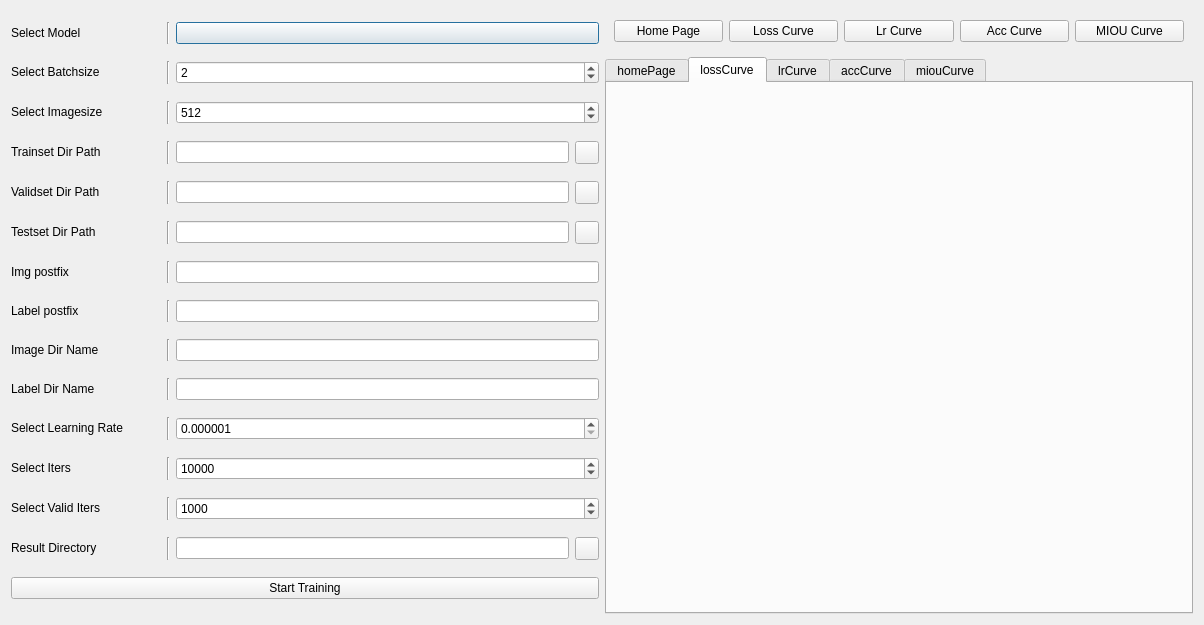
<?xml version="1.0" encoding="UTF-8"?>
<ui version="4.0">
 <class>trainDialog</class>
 <widget class="QDialog" name="trainDialog">
  <property name="geometry">
   <rect>
    <x>0</x>
    <y>0</y>
    <width>1204</width>
    <height>625</height>
   </rect>
  </property>
  <property name="windowTitle">
   <string>train dataset</string>
  </property>
  <layout class="QHBoxLayout" name="horizontalLayout">
   <item>
    <layout class="QVBoxLayout" name="verticalLayout">
     <item>
      <layout class="QHBoxLayout" name="horizontalLayout_18">
       <item>
        <widget class="BodyLabel" name="trainSetLabel">
         <property name="sizePolicy">
          <sizepolicy hsizetype="Fixed" vsizetype="Preferred">
           <horstretch>0</horstretch>
           <verstretch>0</verstretch>
          </sizepolicy>
         </property>
         <property name="minimumSize">
          <size>
           <width>150</width>
           <height>0</height>
          </size>
         </property>
         <property name="text">
          <string>Select Model</string>
         </property>
        </widget>
       </item>
       <item>
        <widget class="Line" name="line_13">
         <property name="orientation">
          <enum>Qt::Vertical</enum>
         </property>
        </widget>
       </item>
       <item>
        <widget class="ComboBox" name="modelCb"/>
       </item>
      </layout>
     </item>
     <item>
      <layout class="QHBoxLayout" name="horizontalLayout_24">
       <item>
        <widget class="BodyLabel" name="BodyLabel_18">
         <property name="sizePolicy">
          <sizepolicy hsizetype="Fixed" vsizetype="Fixed">
           <horstretch>0</horstretch>
           <verstretch>0</verstretch>
          </sizepolicy>
         </property>
         <property name="minimumSize">
          <size>
           <width>150</width>
           <height>0</height>
          </size>
         </property>
         <property name="text">
          <string>Select Batchsize</string>
         </property>
        </widget>
       </item>
       <item>
        <widget class="Line" name="line_10">
         <property name="orientation">
          <enum>Qt::Vertical</enum>
         </property>
        </widget>
       </item>
       <item>
        <widget class="SpinBox" name="batchSizeSpinBox">
         <property name="minimum">
          <number>1</number>
         </property>
         <property name="maximum">
          <number>8</number>
         </property>
         <property name="singleStep">
          <number>1</number>
         </property>
         <property name="value">
          <number>2</number>
         </property>
        </widget>
       </item>
      </layout>
     </item>
     <item>
      <layout class="QHBoxLayout" name="horizontalLayout_25">
       <item>
        <widget class="BodyLabel" name="BodyLabel_19">
         <property name="sizePolicy">
          <sizepolicy hsizetype="Fixed" vsizetype="Fixed">
           <horstretch>0</horstretch>
           <verstretch>0</verstretch>
          </sizepolicy>
         </property>
         <property name="minimumSize">
          <size>
           <width>150</width>
           <height>0</height>
          </size>
         </property>
         <property name="text">
          <string>Select Imagesize</string>
         </property>
        </widget>
       </item>
       <item>
        <widget class="Line" name="line_11">
         <property name="orientation">
          <enum>Qt::Vertical</enum>
         </property>
        </widget>
       </item>
       <item>
        <widget class="SpinBox" name="imageSizeSpinBox">
         <property name="minimum">
          <number>256</number>
         </property>
         <property name="maximum">
          <number>4097</number>
         </property>
         <property name="singleStep">
          <number>512</number>
         </property>
         <property name="value">
          <number>512</number>
         </property>
        </widget>
       </item>
      </layout>
     </item>
     <item>
      <layout class="QHBoxLayout" name="horizontalLayout_26">
       <item>
        <widget class="BodyLabel" name="trainsetDirLabel">
         <property name="sizePolicy">
          <sizepolicy hsizetype="Fixed" vsizetype="Fixed">
           <horstretch>0</horstretch>
           <verstretch>0</verstretch>
          </sizepolicy>
         </property>
         <property name="minimumSize">
          <size>
           <width>150</width>
           <height>0</height>
          </size>
         </property>
         <property name="text">
          <string>Trainset Dir Path</string>
         </property>
        </widget>
       </item>
       <item>
        <widget class="Line" name="line_12">
         <property name="orientation">
          <enum>Qt::Vertical</enum>
         </property>
        </widget>
       </item>
       <item>
        <widget class="LineEdit" name="selectTrainsetDirLe"/>
       </item>
       <item>
        <widget class="ToolButton" name="selectTrainsetDirPb"/>
       </item>
      </layout>
     </item>
     <item>
      <layout class="QHBoxLayout" name="horizontalLayout_27">
       <item>
        <widget class="BodyLabel" name="validsetDirLabel">
         <property name="sizePolicy">
          <sizepolicy hsizetype="Fixed" vsizetype="Fixed">
           <horstretch>0</horstretch>
           <verstretch>0</verstretch>
          </sizepolicy>
         </property>
         <property name="minimumSize">
          <size>
           <width>150</width>
           <height>0</height>
          </size>
         </property>
         <property name="text">
          <string>Validset Dir Path</string>
         </property>
        </widget>
       </item>
       <item>
        <widget class="Line" name="line_14">
         <property name="orientation">
          <enum>Qt::Vertical</enum>
         </property>
        </widget>
       </item>
       <item>
        <widget class="LineEdit" name="selectValidsetDirLe"/>
       </item>
       <item>
        <widget class="ToolButton" name="selectValidsetPb"/>
       </item>
      </layout>
     </item>
     <item>
      <layout class="QHBoxLayout" name="horizontalLayout_28">
       <item>
        <widget class="BodyLabel" name="testsetDirLabel">
         <property name="sizePolicy">
          <sizepolicy hsizetype="Fixed" vsizetype="Fixed">
           <horstretch>0</horstretch>
           <verstretch>0</verstretch>
          </sizepolicy>
         </property>
         <property name="minimumSize">
          <size>
           <width>150</width>
           <height>0</height>
          </size>
         </property>
         <property name="text">
          <string>Testset Dir Path</string>
         </property>
        </widget>
       </item>
       <item>
        <widget class="Line" name="line_15">
         <property name="orientation">
          <enum>Qt::Vertical</enum>
         </property>
        </widget>
       </item>
       <item>
        <widget class="LineEdit" name="selectTestsetDirLe"/>
       </item>
       <item>
        <widget class="ToolButton" name="selectTestsetPb"/>
       </item>
      </layout>
     </item>
     <item>
      <layout class="QHBoxLayout" name="horizontalLayout_2">
       <item>
        <widget class="BodyLabel" name="imgPostLabel">
         <property name="minimumSize">
          <size>
           <width>150</width>
           <height>0</height>
          </size>
         </property>
         <property name="text">
          <string>Img postfix</string>
         </property>
        </widget>
       </item>
       <item>
        <widget class="Line" name="line_25">
         <property name="orientation">
          <enum>Qt::Vertical</enum>
         </property>
        </widget>
       </item>
       <item>
        <widget class="LineEdit" name="imgPostLineEdit">
         <property name="readOnly">
          <bool>true</bool>
         </property>
        </widget>
       </item>
      </layout>
     </item>
     <item>
      <layout class="QHBoxLayout" name="horizontalLayout_15">
       <item>
        <widget class="BodyLabel" name="labelPostLabel">
         <property name="minimumSize">
          <size>
           <width>150</width>
           <height>0</height>
          </size>
         </property>
         <property name="text">
          <string>Label postfix</string>
         </property>
        </widget>
       </item>
       <item>
        <widget class="Line" name="line_26">
         <property name="orientation">
          <enum>Qt::Vertical</enum>
         </property>
        </widget>
       </item>
       <item>
        <widget class="LineEdit" name="labelPostLineEdit">
         <property name="readOnly">
          <bool>true</bool>
         </property>
        </widget>
       </item>
      </layout>
     </item>
     <item>
      <layout class="QHBoxLayout" name="horizontalLayout_16">
       <item>
        <widget class="BodyLabel" name="imgDirNameLabel">
         <property name="minimumSize">
          <size>
           <width>150</width>
           <height>0</height>
          </size>
         </property>
         <property name="text">
          <string>Image Dir Name</string>
         </property>
        </widget>
       </item>
       <item>
        <widget class="Line" name="line_6">
         <property name="orientation">
          <enum>Qt::Vertical</enum>
         </property>
        </widget>
       </item>
       <item>
        <widget class="LineEdit" name="imgDirNameLineEdit">
         <property name="readOnly">
          <bool>true</bool>
         </property>
        </widget>
       </item>
      </layout>
     </item>
     <item>
      <layout class="QHBoxLayout" name="horizontalLayout_17">
       <item>
        <widget class="BodyLabel" name="labelDirNameLabel">
         <property name="minimumSize">
          <size>
           <width>150</width>
           <height>0</height>
          </size>
         </property>
         <property name="text">
          <string>Label Dir Name</string>
         </property>
        </widget>
       </item>
       <item>
        <widget class="Line" name="line_7">
         <property name="orientation">
          <enum>Qt::Vertical</enum>
         </property>
        </widget>
       </item>
       <item>
        <widget class="LineEdit" name="labelDirNameLineEdit">
         <property name="readOnly">
          <bool>true</bool>
         </property>
        </widget>
       </item>
      </layout>
     </item>
     <item>
      <layout class="QHBoxLayout" name="horizontalLayout_29">
       <item>
        <widget class="BodyLabel" name="BodyLabel_23">
         <property name="sizePolicy">
          <sizepolicy hsizetype="Fixed" vsizetype="Fixed">
           <horstretch>0</horstretch>
           <verstretch>0</verstretch>
          </sizepolicy>
         </property>
         <property name="minimumSize">
          <size>
           <width>150</width>
           <height>0</height>
          </size>
         </property>
         <property name="text">
          <string>Select Learning Rate</string>
         </property>
        </widget>
       </item>
       <item>
        <widget class="Line" name="line_16">
         <property name="orientation">
          <enum>Qt::Vertical</enum>
         </property>
        </widget>
       </item>
       <item>
        <widget class="DoubleSpinBox" name="learningRateSpinBox">
         <property name="decimals">
          <number>6</number>
         </property>
         <property name="minimum">
          <double>0.000001000000000</double>
         </property>
         <property name="maximum">
          <double>1.000000000000000</double>
         </property>
         <property name="singleStep">
          <double>0.010000000000000</double>
         </property>
        </widget>
       </item>
      </layout>
     </item>
     <item>
      <layout class="QHBoxLayout" name="horizontalLayout_30">
       <item>
        <widget class="BodyLabel" name="BodyLabel_24">
         <property name="sizePolicy">
          <sizepolicy hsizetype="Fixed" vsizetype="Fixed">
           <horstretch>0</horstretch>
           <verstretch>0</verstretch>
          </sizepolicy>
         </property>
         <property name="minimumSize">
          <size>
           <width>150</width>
           <height>0</height>
          </size>
         </property>
         <property name="text">
          <string>Select Iters</string>
         </property>
        </widget>
       </item>
       <item>
        <widget class="Line" name="line_17">
         <property name="orientation">
          <enum>Qt::Vertical</enum>
         </property>
        </widget>
       </item>
       <item>
        <widget class="SpinBox" name="itersSpinBox">
         <property name="minimum">
          <number>100</number>
         </property>
         <property name="maximum">
          <number>999999999</number>
         </property>
         <property name="singleStep">
          <number>1000</number>
         </property>
         <property name="value">
          <number>10000</number>
         </property>
        </widget>
       </item>
      </layout>
     </item>
     <item>
      <layout class="QHBoxLayout" name="horizontalLayout_31">
       <item>
        <widget class="BodyLabel" name="BodyLabel_25">
         <property name="sizePolicy">
          <sizepolicy hsizetype="Fixed" vsizetype="Fixed">
           <horstretch>0</horstretch>
           <verstretch>0</verstretch>
          </sizepolicy>
         </property>
         <property name="minimumSize">
          <size>
           <width>150</width>
           <height>0</height>
          </size>
         </property>
         <property name="text">
          <string>Select Valid Iters</string>
         </property>
        </widget>
       </item>
       <item>
        <widget class="Line" name="line_18">
         <property name="orientation">
          <enum>Qt::Vertical</enum>
         </property>
        </widget>
       </item>
       <item>
        <widget class="SpinBox" name="validItersSpinBox">
         <property name="minimum">
          <number>10</number>
         </property>
         <property name="maximum">
          <number>999999999</number>
         </property>
         <property name="singleStep">
          <number>50</number>
         </property>
         <property name="value">
          <number>1000</number>
         </property>
        </widget>
       </item>
      </layout>
     </item>
     <item>
      <layout class="QHBoxLayout" name="horizontalLayout_9">
       <item>
        <widget class="BodyLabel" name="BodyLabel_26">
         <property name="sizePolicy">
          <sizepolicy hsizetype="Fixed" vsizetype="Fixed">
           <horstretch>0</horstretch>
           <verstretch>0</verstretch>
          </sizepolicy>
         </property>
         <property name="minimumSize">
          <size>
           <width>150</width>
           <height>0</height>
          </size>
         </property>
         <property name="text">
          <string>Result Directory</string>
         </property>
        </widget>
       </item>
       <item>
        <widget class="Line" name="line_19">
         <property name="orientation">
          <enum>Qt::Vertical</enum>
         </property>
        </widget>
       </item>
       <item>
        <widget class="LineEdit" name="resLE">
         <property name="readOnly">
          <bool>true</bool>
         </property>
        </widget>
       </item>
       <item>
        <widget class="ToolButton" name="selectSaveDirPB"/>
       </item>
      </layout>
     </item>
     <item>
      <widget class="PrimaryPushButton" name="startPb">
       <property name="text">
        <string>Start Training</string>
       </property>
      </widget>
     </item>
    </layout>
   </item>
   <item>
    <layout class="QVBoxLayout" name="verticalLayout_5">
     <item>
      <widget class="CardWidget" name="CardWidget_5">
       <layout class="QHBoxLayout" name="horizontalLayout_6">
        <item>
         <widget class="PillPushButton" name="homePagePb">
          <property name="text">
           <string>Home Page</string>
          </property>
         </widget>
        </item>
        <item>
         <widget class="PillPushButton" name="lossCurvePb">
          <property name="text">
           <string>Loss Curve</string>
          </property>
         </widget>
        </item>
        <item>
         <widget class="PillPushButton" name="learningRateCurvePb">
          <property name="text">
           <string>Lr Curve</string>
          </property>
         </widget>
        </item>
        <item>
         <widget class="PillPushButton" name="accCurvePb">
          <property name="text">
           <string>Acc Curve</string>
          </property>
         </widget>
        </item>
        <item>
         <widget class="PillPushButton" name="miouCurvePb">
          <property name="text">
           <string>MIOU Curve</string>
          </property>
         </widget>
        </item>
       </layout>
      </widget>
     </item>
     <item>
      <widget class="QTabWidget" name="tabWidget">
       <property name="currentIndex">
        <number>1</number>
       </property>
       <widget class="QWidget" name="homePage">
        <attribute name="title">
         <string>homePage</string>
        </attribute>
        <layout class="QVBoxLayout" name="verticalLayout_4">
         <item>
          <layout class="QHBoxLayout" name="horizontalLayout_19">
           <item>
            <widget class="BodyLabel" name="trainSetLabel_2">
             <property name="sizePolicy">
              <sizepolicy hsizetype="Fixed" vsizetype="Preferred">
               <horstretch>0</horstretch>
               <verstretch>0</verstretch>
              </sizepolicy>
             </property>
             <property name="minimumSize">
              <size>
               <width>150</width>
               <height>0</height>
              </size>
             </property>
             <property name="text">
              <string>Total Iters</string>
             </property>
            </widget>
           </item>
           <item>
            <widget class="Line" name="line_20">
             <property name="orientation">
              <enum>Qt::Vertical</enum>
             </property>
            </widget>
           </item>
           <item>
            <widget class="LineEdit" name="totalItersLE">
             <property name="readOnly">
              <bool>true</bool>
             </property>
            </widget>
           </item>
          </layout>
         </item>
         <item>
          <widget class="Line" name="line">
           <property name="orientation">
            <enum>Qt::Horizontal</enum>
           </property>
          </widget>
         </item>
         <item>
          <layout class="QHBoxLayout" name="horizontalLayout_20">
           <item>
            <widget class="BodyLabel" name="trainSetLabel_3">
             <property name="sizePolicy">
              <sizepolicy hsizetype="Fixed" vsizetype="Preferred">
               <horstretch>0</horstretch>
               <verstretch>0</verstretch>
              </sizepolicy>
             </property>
             <property name="minimumSize">
              <size>
               <width>150</width>
               <height>0</height>
              </size>
             </property>
             <property name="text">
              <string>Current Iters</string>
             </property>
            </widget>
           </item>
           <item>
            <widget class="Line" name="line_21">
             <property name="orientation">
              <enum>Qt::Vertical</enum>
             </property>
            </widget>
           </item>
           <item>
            <widget class="LineEdit" name="currentItersLE">
             <property name="readOnly">
              <bool>true</bool>
             </property>
            </widget>
           </item>
          </layout>
         </item>
         <item>
          <widget class="Line" name="line_2">
           <property name="orientation">
            <enum>Qt::Horizontal</enum>
           </property>
          </widget>
         </item>
         <item>
          <layout class="QHBoxLayout" name="horizontalLayout_21">
           <item>
            <widget class="BodyLabel" name="trainSetLabel_4">
             <property name="sizePolicy">
              <sizepolicy hsizetype="Fixed" vsizetype="Preferred">
               <horstretch>0</horstretch>
               <verstretch>0</verstretch>
              </sizepolicy>
             </property>
             <property name="minimumSize">
              <size>
               <width>150</width>
               <height>0</height>
              </size>
             </property>
             <property name="text">
              <string>Start Time</string>
             </property>
            </widget>
           </item>
           <item>
            <widget class="Line" name="line_22">
             <property name="orientation">
              <enum>Qt::Vertical</enum>
             </property>
            </widget>
           </item>
           <item>
            <widget class="LineEdit" name="startTimeLE">
             <property name="readOnly">
              <bool>true</bool>
             </property>
            </widget>
           </item>
          </layout>
         </item>
         <item>
          <widget class="Line" name="line_3">
           <property name="orientation">
            <enum>Qt::Horizontal</enum>
           </property>
          </widget>
         </item>
         <item>
          <layout class="QHBoxLayout" name="horizontalLayout_23">
           <item>
            <widget class="BodyLabel" name="trainSetLabel_6">
             <property name="sizePolicy">
              <sizepolicy hsizetype="Fixed" vsizetype="Preferred">
               <horstretch>0</horstretch>
               <verstretch>0</verstretch>
              </sizepolicy>
             </property>
             <property name="minimumSize">
              <size>
               <width>150</width>
               <height>0</height>
              </size>
             </property>
             <property name="text">
              <string>Result Directory</string>
             </property>
            </widget>
           </item>
           <item>
            <widget class="Line" name="line_24">
             <property name="orientation">
              <enum>Qt::Vertical</enum>
             </property>
            </widget>
           </item>
           <item>
            <widget class="LineEdit" name="resultDirRightLE">
             <property name="readOnly">
              <bool>true</bool>
             </property>
            </widget>
           </item>
          </layout>
         </item>
         <item>
          <widget class="Line" name="line_5">
           <property name="orientation">
            <enum>Qt::Horizontal</enum>
           </property>
          </widget>
         </item>
         <item>
          <layout class="QHBoxLayout" name="horizontalLayout_32">
           <item>
            <widget class="IndeterminateProgressRing" name="ProgressRing"/>
           </item>
           <item>
            <widget class="PrimaryPushButton" name="refreshTrainingLogPb">
             <property name="text">
              <string>Refresh Training Log</string>
             </property>
            </widget>
           </item>
          </layout>
         </item>
        </layout>
       </widget>
       <widget class="QWidget" name="lossCurve">
        <attribute name="title">
         <string>lossCurve</string>
        </attribute>
        <layout class="QVBoxLayout" name="verticalLayout_2">
         <item>
          <layout class="QGridLayout" name="lossLayout"/>
         </item>
        </layout>
       </widget>
       <widget class="QWidget" name="lrCurve">
        <attribute name="title">
         <string>lrCurve</string>
        </attribute>
        <layout class="QVBoxLayout" name="verticalLayout_3">
         <item>
          <layout class="QGridLayout" name="learningRateLayout"/>
         </item>
        </layout>
       </widget>
       <widget class="QWidget" name="accCurve">
        <attribute name="title">
         <string>accCurve</string>
        </attribute>
        <layout class="QVBoxLayout" name="verticalLayout_6">
         <item>
          <layout class="QGridLayout" name="accLayout"/>
         </item>
        </layout>
       </widget>
       <widget class="QWidget" name="miouCurve">
        <attribute name="title">
         <string>miouCurve</string>
        </attribute>
        <layout class="QVBoxLayout" name="verticalLayout_7">
         <item>
          <layout class="QGridLayout" name="miouLayout"/>
         </item>
        </layout>
       </widget>
      </widget>
     </item>
    </layout>
   </item>
  </layout>
 </widget>
 <customwidgets>
  <customwidget>
   <class>ComboBox</class>
   <extends>QPushButton</extends>
   <header>qfluentwidgets</header>
  </customwidget>
  <customwidget>
   <class>PushButton</class>
   <extends>QPushButton</extends>
   <header>qfluentwidgets</header>
  </customwidget>
  <customwidget>
   <class>PrimaryPushButton</class>
   <extends>PushButton</extends>
   <header>qfluentwidgets</header>
  </customwidget>
  <customwidget>
   <class>PillPushButton</class>
   <extends>ToggleButton</extends>
   <header>qfluentwidgets</header>
  </customwidget>
  <customwidget>
   <class>ToolButton</class>
   <extends>QToolButton</extends>
   <header>qfluentwidgets</header>
  </customwidget>
  <customwidget>
   <class>ToggleButton</class>
   <extends>PushButton</extends>
   <header>qfluentwidgets</header>
  </customwidget>
  <customwidget>
   <class>CardWidget</class>
   <extends>QFrame</extends>
   <header>qfluentwidgets</header>
   <container>1</container>
  </customwidget>
  <customwidget>
   <class>BodyLabel</class>
   <extends>QLabel</extends>
   <header>qfluentwidgets</header>
  </customwidget>
  <customwidget>
   <class>IndeterminateProgressRing</class>
   <extends>QProgressBar</extends>
   <header>qfluentwidgets</header>
  </customwidget>
  <customwidget>
   <class>LineEdit</class>
   <extends>QLineEdit</extends>
   <header>qfluentwidgets</header>
  </customwidget>
  <customwidget>
   <class>SpinBox</class>
   <extends>QSpinBox</extends>
   <header>qfluentwidgets</header>
  </customwidget>
  <customwidget>
   <class>DoubleSpinBox</class>
   <extends>QDoubleSpinBox</extends>
   <header>qfluentwidgets</header>
  </customwidget>
 </customwidgets>
 <resources/>
 <connections/>
</ui>
